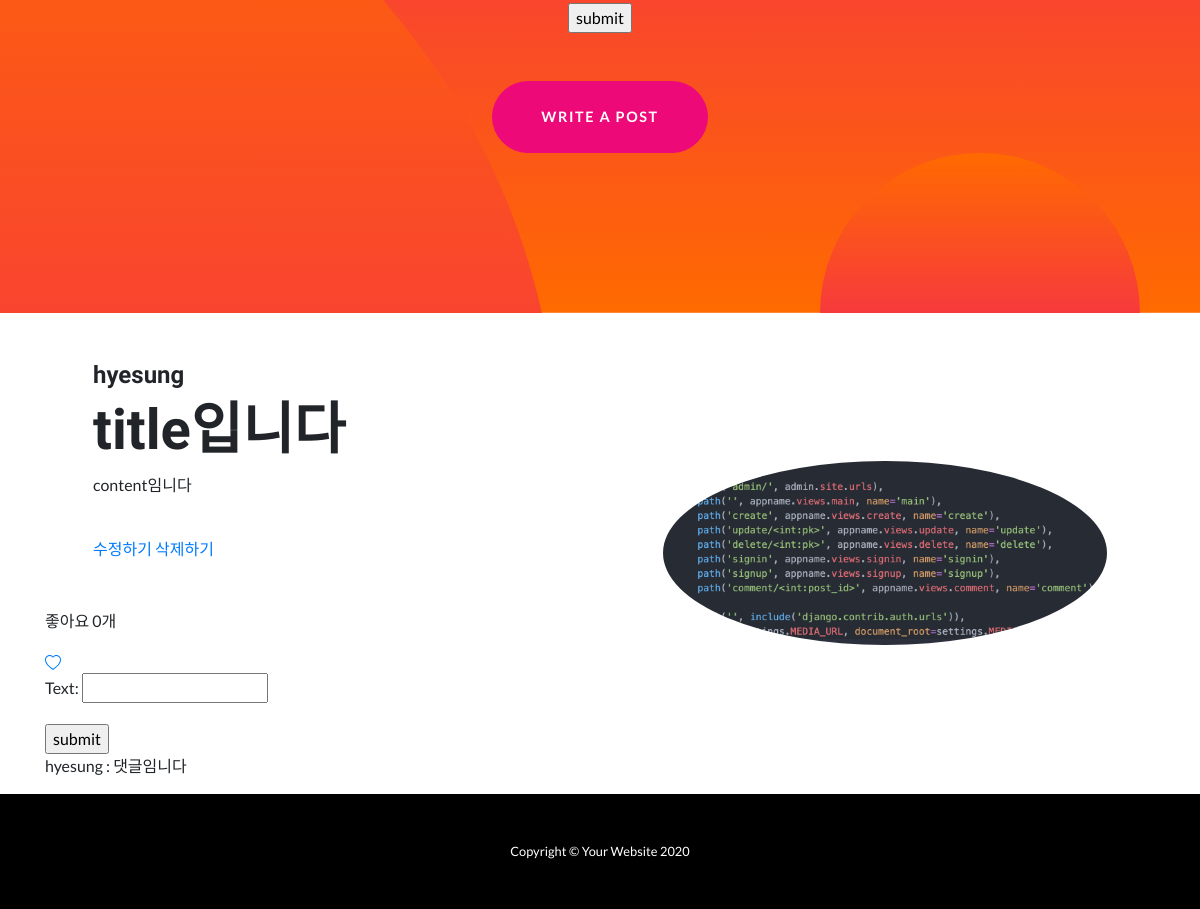
The app's page / (lower part), older data.
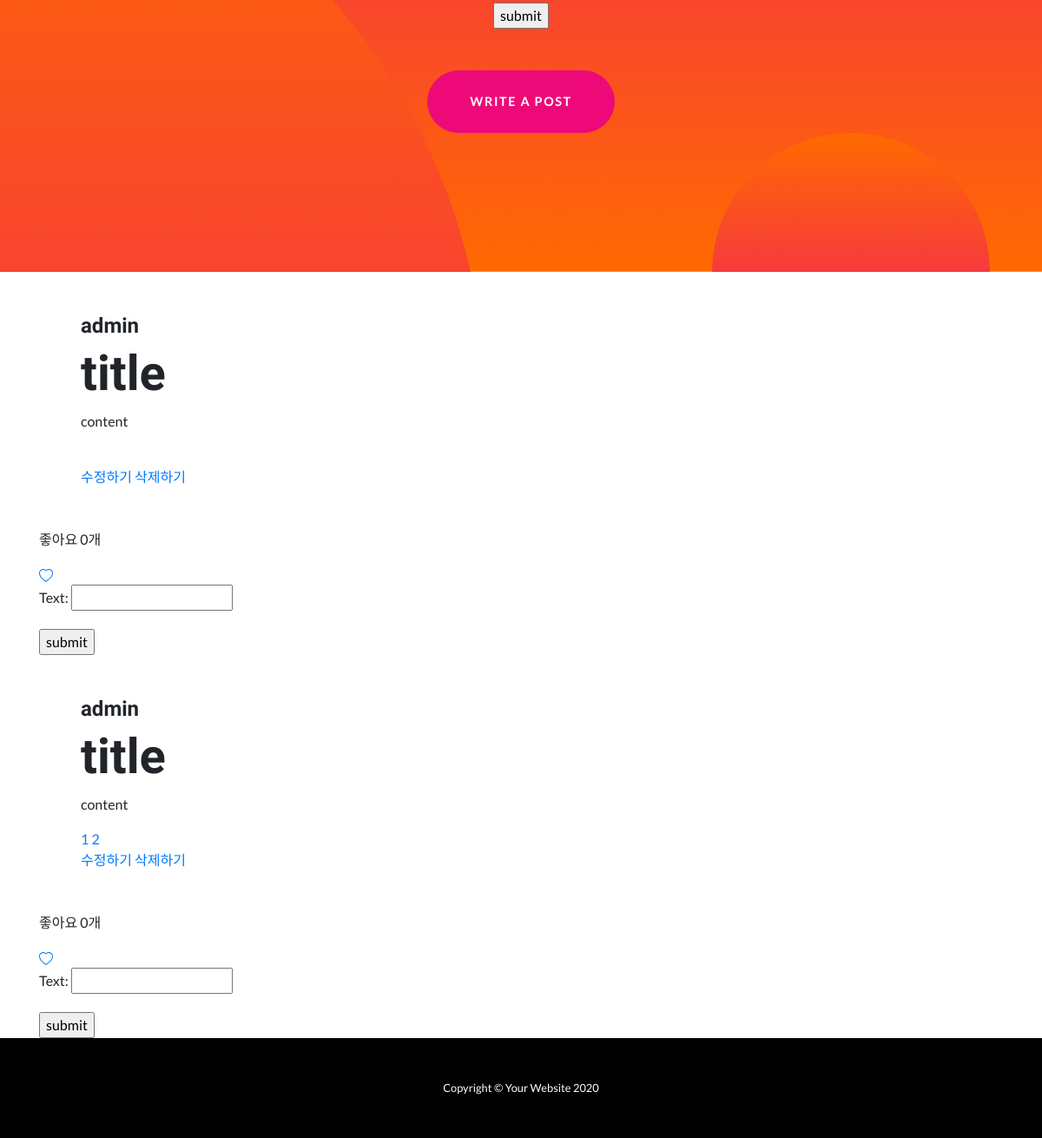
The same page, newer data.
### appname/models.py (models this page shows, shortened)
class Post(models.Model):
    title = models.CharField(max_length=200)
    content = models.TextField()
    image = models.ImageField(upload_to='images/', blank=True)
    writer = models.ForeignKey(settings.AUTH_USER_MODEL, on_delete=models.CASCADE, related_name="writer", default="")
    hashtag_field = models.CharField(max_length=200, blank=True)
    hashtags = models.ManyToManyField('Hashtag', blank=True)
    likes = models.ManyToManyField(settings.AUTH_USER_MODEL, related_name="likes")

class CustomUser(AbstractUser):
    def __str__(self):
        return self.username
    nickname = models.CharField(max_length=20)
    phone_number = models.CharField(max_length=20)

class Comment(models.Model):
    c_writer = models.ForeignKey(settings.AUTH_USER_MODEL, on_delete=models.CASCADE, related_name="c_writer", default="")
    post_id = models.ForeignKey(Post, on_delete=models.CASCADE, related_name='comments')
    text = models.CharField(max_length=50)

class Hashtag(models.Model):
    name = models.CharField(max_length=50)

### appname/views.py (the view)
# urls.py: path('', appname.views.main, name='main'),
def main(request):
    posts = Post.objects.all()
    signin_form = SigninForm()
    comment_form = CommentForm()
    return render(request, 'appname/main.html', {'posts': posts, 'signin_form': signin_form,
    'comment_form': comment_form})

### appname/forms.py
class SigninForm(forms.ModelForm):
    class Meta:
        model = CustomUser
        fields = ['username', 'password']

class CommentForm(forms.ModelForm):
    class Meta:
        model = Comment
        fields = ['text']

### appname/templates/appname/main.html (shortened to what this page needs)
{% extends 'appname/base.html' %}
{% block header %}
<header class="masthead text-center text-white">
  <div class="masthead-content">
    <div class="container">
      {% if user.is_authenticated %}
      <h2 class="masthead-subheading mb-0">hello {{ user.username }}</h2>
      <a href="{% url 'logout' %}"> sign out</a>
      {% else %}
      <form method="POST" action="/signin">
        <input type="submit" value="submit">
      </form>
      {% endif %}
      <a href="/create" class="btn btn-primary btn-xl rounded-pill mt-5">write a post</a>
    </div>
  </div>
  <div class="bg-circle-1 bg-circle"></div>
  <div class="bg-circle-3 bg-circle"></div>
</header>
{% endblock %}
{% block content %}
{% load static %}
{% for post in posts %}
<section>
  <div class="container">
    <div class="row align-items-center">
      <div class="col-lg-6 order-lg-2">
        <div class="p-5">
          {% if post.image %}
          <img class="img-fluid rounded-circle" src="{{ post.image.url }}" alt="">
          {% endif %}
        </div>
      </div>
      <div class="col-lg-6 order-lg-1">
        <div class="p-5">
          <h4 class="display-6">{{ post.writer }}</h4>
          <h2 class="display-4">{{post.title}}</h2>
          <p>{{post.content}}</p>
          <span>
          {% for hashtag in post.hashtags.all %}
            <a href="/hashtag/{{ hashtag.name }}">{{ hashtag.name }}</a>
          {% endfor %}
          </<span>
          <br>
          <a href="{% url 'update' pk=post.pk %}"> 수정하기 </a>
          <a href="{% url 'delete' pk=post.pk %}"> 삭제하기 </a>
        </div>
        <p>좋아요 {{ post.likes.count }}개</p>
        <a href="{% url 'like' pk=post.pk %}">
        </a>
        <form method="POST" action='/comment/{{ post.id }}'>
          {{ comment_form.as_p }}
          <input type="submit" value="submit">
        </form>
        {% for comment in post.comments.all %}
          <p>{{ comment.c_writer }} : {{ comment.text }}</p>
        {% endfor %}
      </div>
    </div>
  </div>
</section>
{% endfor %}
{% endblock %}

Row changes from the older to the newer data that the page shows:
removed Comment: c_writer "hyesung", text "댓글임니다", shown under Post (number 1 of 2 on the later page)
changed Post (number 1 of 2 on the later page): writer "hyesung" → "admin"; title "title입니다" → "title"; content "content임니다" → "content"; image: picture removed
added Post: writer "admin", title "title", content "content", likes.count "0"
added Hashtag: name "1"
added Hashtag: name "2"
